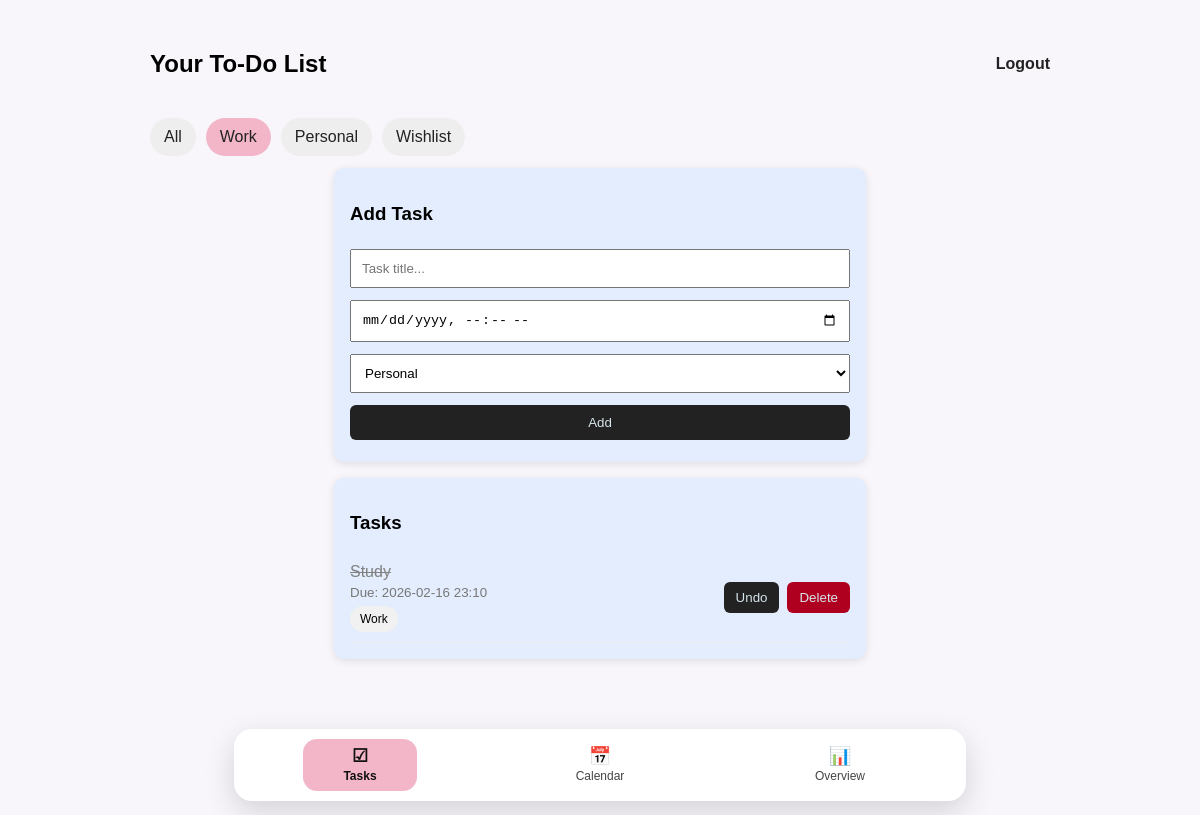
The page /dashboard?cat=Work (signed in) on the database its author committed.
### tables this page shows
CREATE TABLE todos(
        id INTEGER PRIMARY KEY AUTOINCREMENT,
        user_id INTEGER NOT NULL,
        title TEXT NOT NULL,
        due_date TEXT,
        is_done INTEGER DEFAULT 0,
        created_at TEXT DEFAULT CURRENT_TIMESTAMP, category TEXT DEFAULT 'Personal',
        FOREIGN KEY(user_id) REFERENCES users(id)
    );

### app.py (the view, shortened to what this page needs)
@app.route("/dashboard", methods=["GET", "POST"])
def dashboard():
    if "user_id" not in session:
        return redirect("/login")
    user_id = session["user_id"]
    cat = request.args.get("cat", "All")
    allowed = {"All", "Work", "Personal", "Wishlist"}
    if cat not in allowed:
        cat = "All"
    now_str = datetime.now().strftime("%Y-%m-%d %H:%M")
    conn = db()
    base_query = """
        SELECT * FROM todos
        WHERE user_id=?
    """
    params = [user_id]
    if cat != "All":
        base_query += " AND category=?"
        params.append(cat)
    base_query += """
        ORDER BY
            is_done ASC,
            CASE
                WHEN is_done = 0 AND due_date IS NOT NULL AND due_date < ? THEN 0
                WHEN is_done = 0 AND due_date IS NOT NULL THEN 1
                WHEN is_done = 0 AND due_date IS NULL THEN 2
                ELSE 3
            END,
            due_date ASC,
            created_at DESC
    """
    params.append(now_str)
    todos = conn.execute(base_query, params).fetchall()
    conn.close()
    return render_template("dashboard.html", todos=todos, now=now_str, cat=cat, active_page="tasks")

### app.py (called while the page is built)
def db():
    conn = sqlite3.connect(DB_NAME)
    conn.row_factory = sqlite3.Row
    return conn

### templates/dashboard.html (shortened to what this page needs)
<!DOCTYPE html>
<html>
<head>
  <link rel="stylesheet" href="/static/style.css">
</head>
<body>
 <div class="topbar">
  <h2>Your To-Do List</h2>
  <a class="link" href="/logout">Logout</a>
</div>
  <div class="tabs">
    <a class="tab {% if cat=='All' %}active{% endif %}" href="/dashboard?cat=All">All</a>
    <a class="tab {% if cat=='Work' %}active{% endif %}" href="/dashboard?cat=Work">Work</a>
    <a class="tab {% if cat=='Personal' %}active{% endif %}" href="/dashboard?cat=Personal">Personal</a>
    <a class="tab {% if cat=='Wishlist' %}active{% endif %}" href="/dashboard?cat=Wishlist">Wishlist</a>
  </div>
  <div class="card">
    <h3>Add Task</h3>
    <form method="POST" action="/dashboard?cat={{cat}}">
      <input name="title" placeholder="Task title..." required>
      <input name="due_date" type="datetime-local">
      <select name="category" required>
        <option value="Personal" selected>Personal</option>
      </select>
      <button type="submit">Add</button>
    </form>
  </div>
  <div class="card">
    <h3>Tasks</h3>
    <ul class="todo-list">
      {% for t in todos %}
        <li class="todo-item">
          <div>
            <span class="{% if t['is_done'] == 1 %}done{% endif %}">{{ t['title'] }}</span>
            {% if t['due_date'] %}
              <small class="muted">Due: {{ t['due_date'] }}</small>
            {% endif %}
            <div><small class="pill">{{ t['category'] }}</small></div>
          </div>
          <div class="actions">
            <form method="POST" action="/toggle/{{t['id']}}">
              <button type="submit">{% if t['is_done'] == 1 %}Undo{% else %}Done{% endif %}</button>
            </form>
            <form method="POST" action="/delete/{{t['id']}}">
              <button class="danger" type="submit">Delete</button>
            </form>
          </div>
        </li>
      {% endfor %}
    </ul>
  </div>
{% include "_bottom_nav.html" %}
</body>
</html>

### static/style.css (style rules this page uses)
body { font-family: Arial, sans-serif; margin: 30px; background: #f8f6fb; padding-bottom: 110px; }
.card { background: rgb(227, 237, 253); padding: 16px; border-radius: 10px; max-width: 500px; margin: 0 auto 16px auto; box-shadow: 0 2px 8px rgba(0,0,0,0.1); }
input, button, select { padding: 10px; margin: 6px 0; width: 100%; box-sizing: border-box; }
button { background: #222; color: rgb(213, 229, 236); border: none; border-radius: 6px; cursor: pointer; }
button.danger { background: #b00020; }
.topbar { display: flex; align-items: center; justify-content: space-between; width: 95%; max-width: 900px; margin: 0 auto 20px; }
.link { text-decoration: none; color: #222; font-weight: bold; }
.tabs { display: flex; gap: 10px; width: 95%; max-width: 900px; margin: 0 auto 12px; }
.tab { padding: 10px 14px; border-radius: 999px; background: #eee; text-decoration: none; color: #222; }
.tab.active { background: #f3b6c8; }
.pill { display: inline-block; padding: 6px 10px; border-radius: 999px; background: #f1f1f1; font-size: 12px; margin-top: 6px; }
.todo-list { list-style: none; padding: 0; margin: 0; }
.todo-item { display: flex; justify-content: space-between; align-items: center; padding: 10px 0; border-bottom: 1px solid #eee; gap: 12px; }
.actions { display: flex; gap: 8px; }
.actions form { margin: 0; }
.actions button { width: auto; padding: 8px 12px; }
.done { text-decoration: line-through; color: gray; }
.muted { display: block; color: #777; margin-top: 4px; }

### rows shown on the page
todos: title "Study", due_date "2026-02-16 23:10", category "Work", is_done "Undo"
